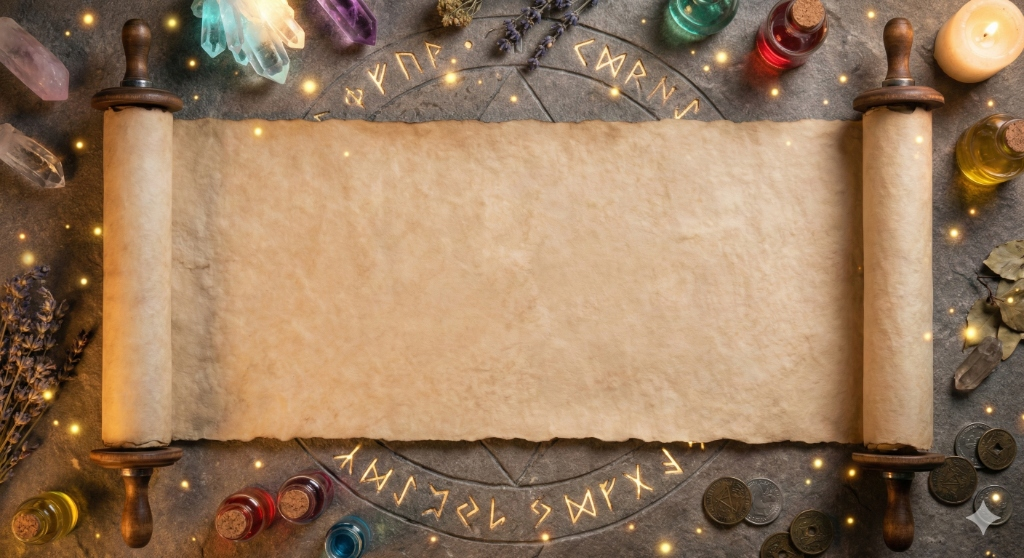
#> input picture client/src/assets/art_class_bg_onscreen.jpg, 1024 x 558 px
$ python make_transparent.py client/src/assets/art_class_bg_onscreen.jpg client/src/assets/art_class_custom_bg.jpg
#> lines starting #> are read from the running program, lines starting #| are printed output that depends on the picture; after the words box and inside, x2 and y2 are one past the last pixel; in counts of white or black regions, pixels touching at a corner belong together
from PIL import Image, ImageDraw, ImageOps
import sys
import os

def make_circle_transparent(input_path, output_path):
    try:
        img = Image.open(input_path).convert("RGBA")

        # Create a circular mask
        mask = Image.new('L', img.size, 0)
#> mask: PIL image 1024x558 L; every value is 0
        draw = ImageDraw.Draw(mask)

        # Assume the button is centered and fills the image (or most of it)
        # We'll take the minimum dimension to make a perfect circle
        w, h = img.size
#> w = 1024; h = 558
        min_dim = min(w, h)
#> min_dim = 558

        # Calculate bounding box for the circle
        # We can add a small padding if needed, or crop slightly inside to avoid edges
        # Let's crop slightly inside (98%) to avoid any border artifacts
        padding = min_dim * 0.01
#> padding = 5.58
        left = (w - min_dim) / 2 + padding
#> left = 238.6
        top = (h - min_dim) / 2 + padding
#> top = 5.58
        right = (w + min_dim) / 2 - padding
#> right = 785.4
        bottom = (h + min_dim) / 2 - padding
#> bottom = 552.4

        draw.ellipse((left, top, right, bottom), fill=255)

        # Apply the mask
        output = ImageOps.fit(img, mask.size, centering=(0.5, 0.5))
        output.putalpha(mask)
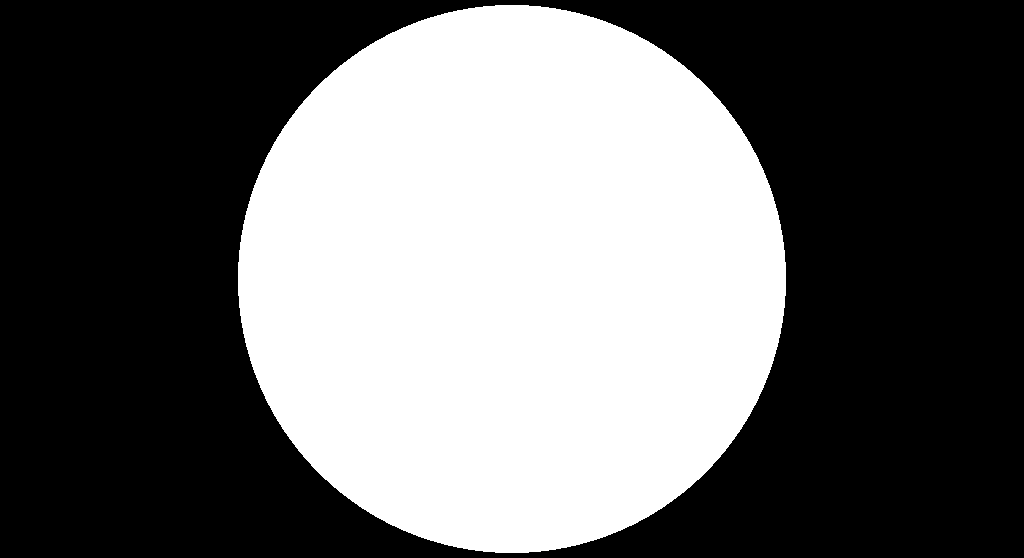
#> mask: PIL image 1024x558 L; 41.3% white; 1 white region, box (x1, y1, x2, y2) and area: (238, 5, 786, 553) 235808
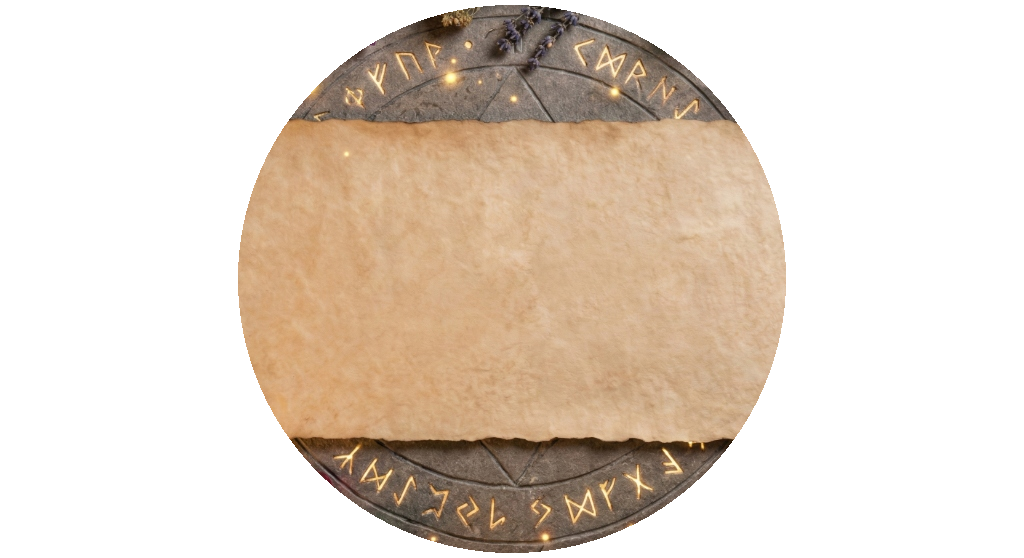
#> output: PIL image 1024x558 RGBA; mean R, G, B, A 151.5, 122.4, 94.8, 105.2; transparent parts drawn white

        # Crop to the bounding box of the circle to reduce file size and whitespace
        output = output.crop((int(left), int(top), int(right), int(bottom)))
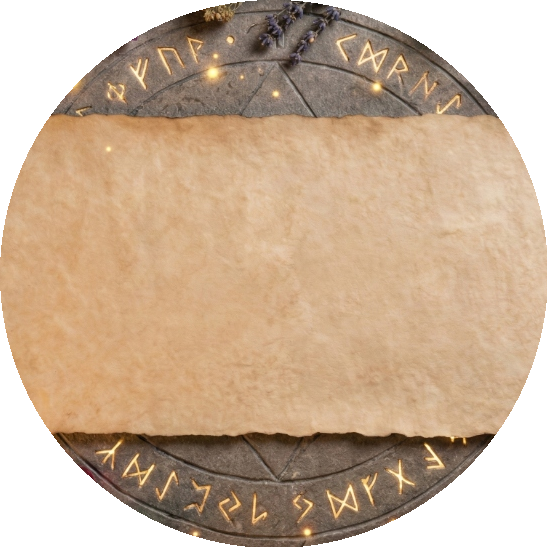
#> output: PIL image 547x547 RGBA; mean R, G, B, A 172.3, 142.4, 113.9, 200.9; transparent parts drawn white

        output.save(output_path, "PNG")
        print(f"Successfully processed {input_path} -> {output_path}")

    except Exception as e:
        print(f"Error processing {input_path}: {e}")

if __name__ == "__main__":
    if len(sys.argv) < 3:
        print("Usage: python make_transparent.py <input_path> <output_path>")
    else:
        make_circle_transparent(sys.argv[1], sys.argv[2])

$ run again, on client/src/assets/art_class_onpaper.jpg
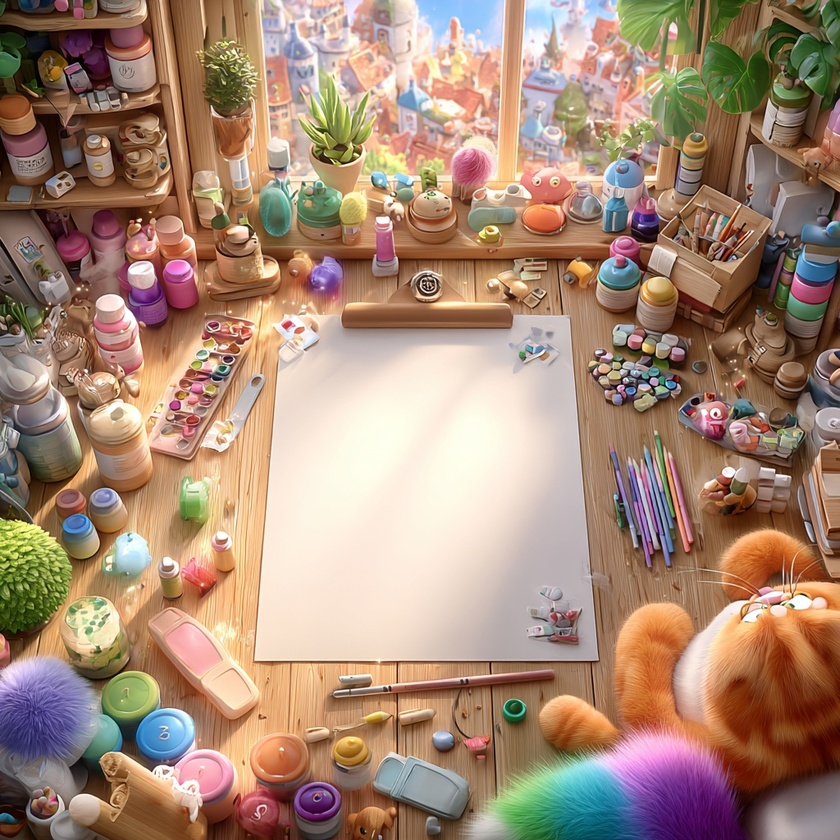
#> input picture client/src/assets/art_class_onpaper.jpg, 840 x 840 px, shrunk from 1024 x 1024 before the run
#> in make_circle_transparent, `output.putalpha(mask)`:
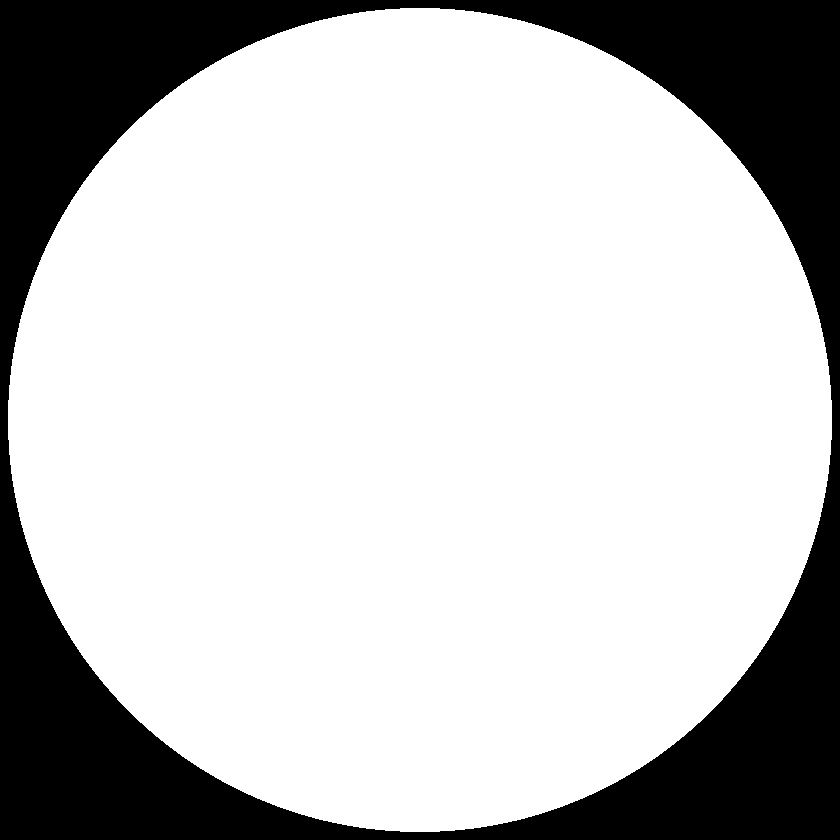
#> mask: PIL image 840x840 L; 75.6% white; 1 black region, box (x1, y1, x2, y2) and area: (0, 0, 840, 840) 172460
#> in make_circle_transparent, `output = output.crop((int(left), int(top), int(right), int(bottom)))`:
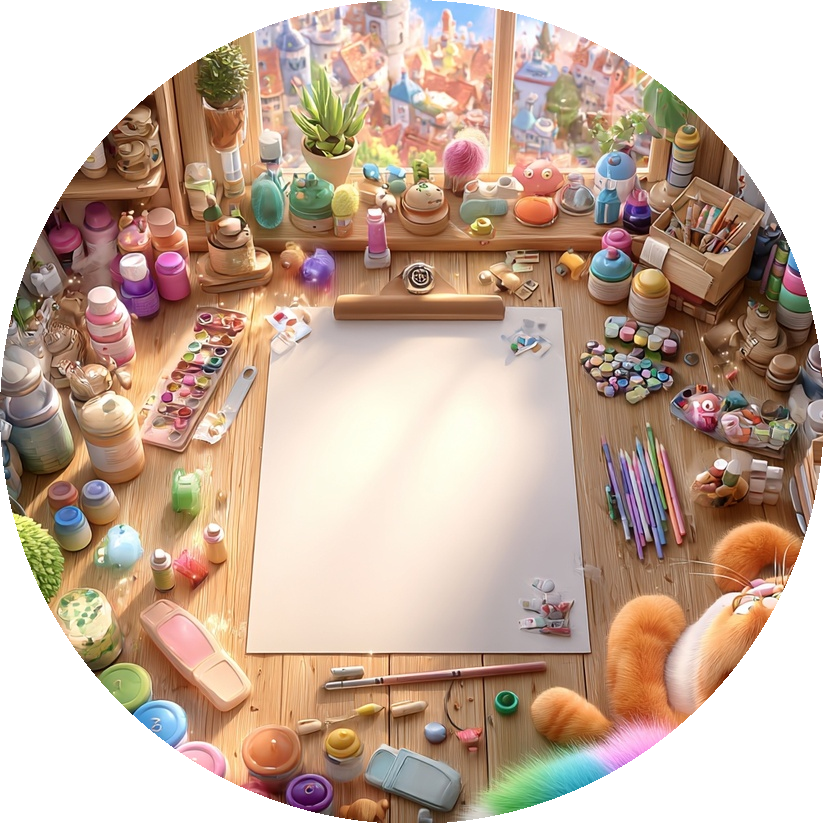
#> output: PIL image 823x823 RGBA; mean R, G, B, A 168.3, 138.5, 118.6, 200.7; transparent parts drawn white

$ run again, on client/src/assets/art_class_onscreen.jpg
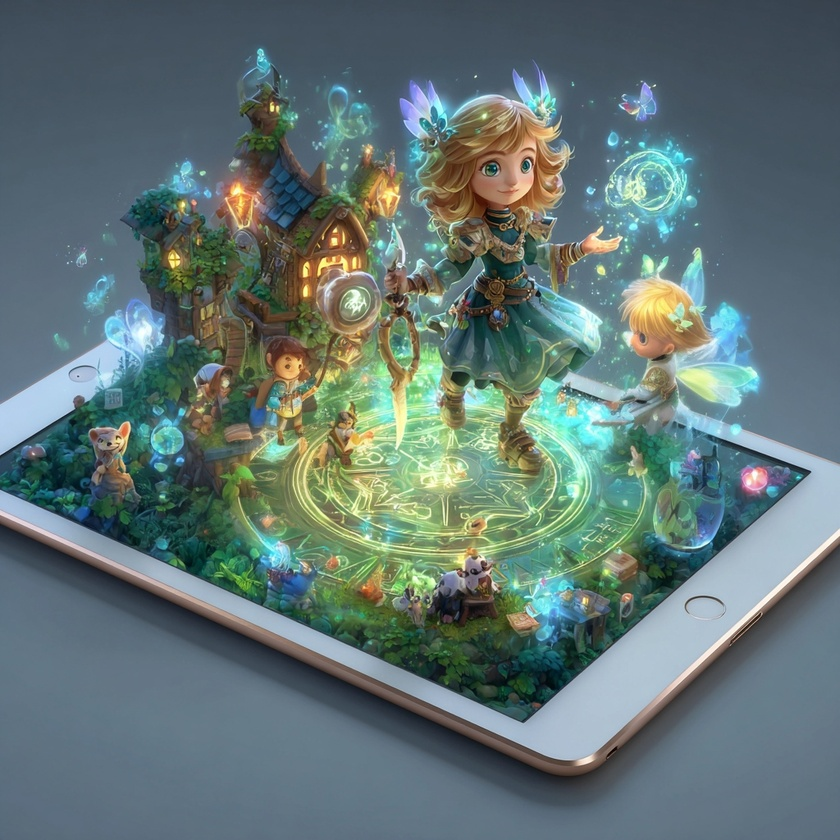
#> input picture client/src/assets/art_class_onscreen.jpg, 840 x 840 px, shrunk from 1024 x 1024 before the run
#> in make_circle_transparent, `output.putalpha(mask)`:
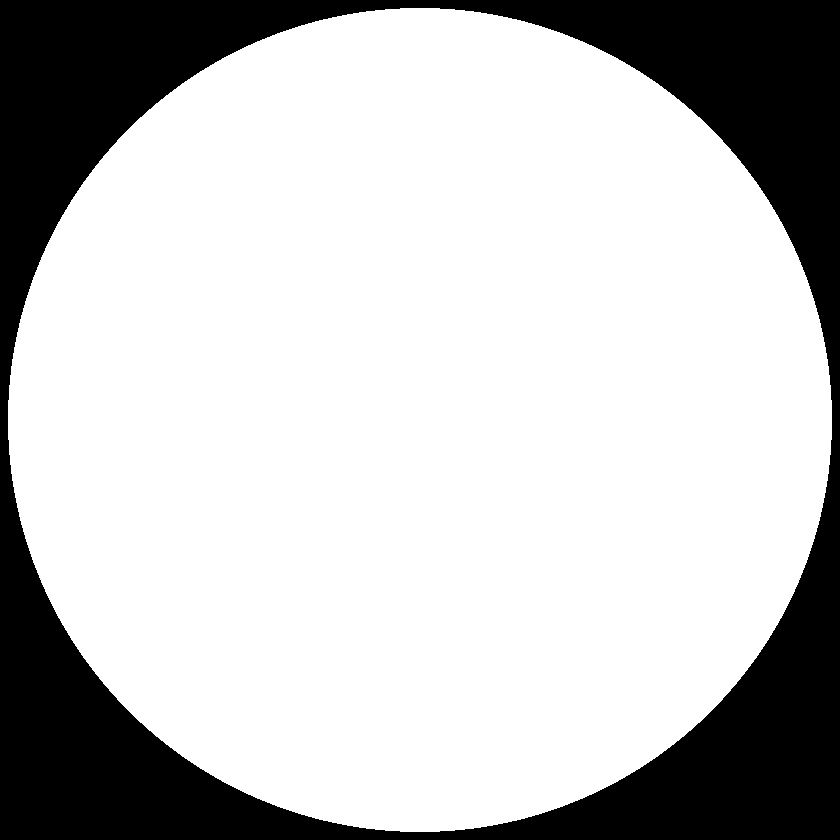
#> mask: PIL image 840x840 L; 75.6% white; 1 black region, box (x1, y1, x2, y2) and area: (0, 0, 840, 840) 172460
#> in make_circle_transparent, `output = output.crop((int(left), int(top), int(right), int(bottom)))`:
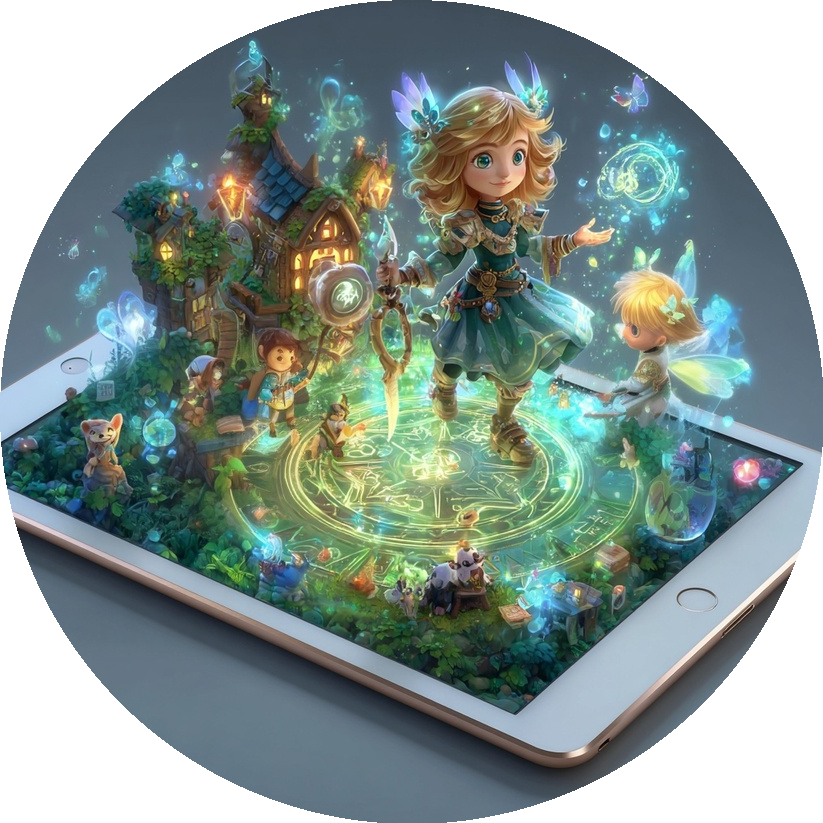
#> output: PIL image 823x823 RGBA; mean R, G, B, A 98.4, 117.9, 116.5, 200.7; transparent parts drawn white

$ run again, on client/src/assets/audio_character_right.jpg
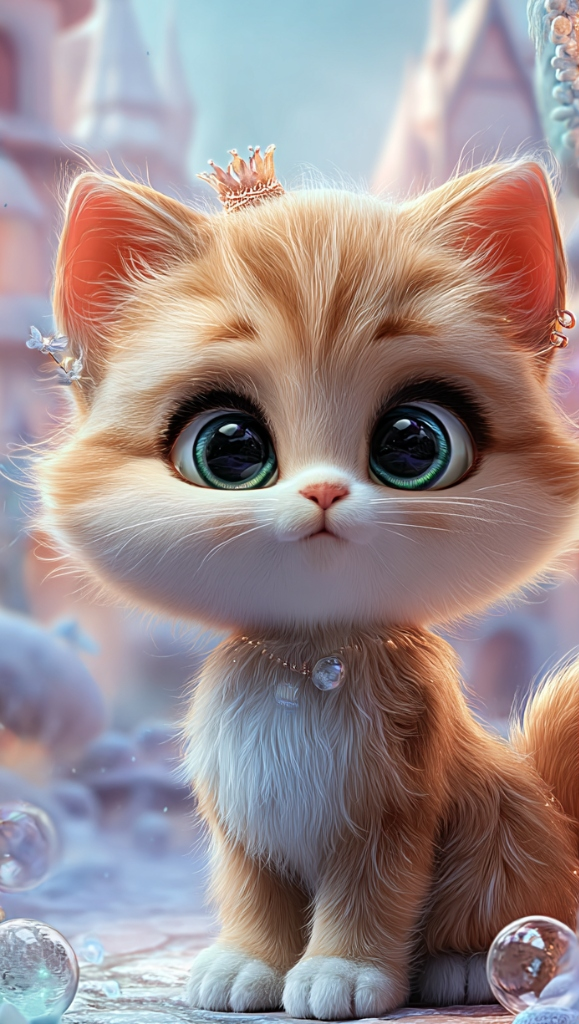
#> input picture client/src/assets/audio_character_right.jpg, 579 x 1024 px
#> in make_circle_transparent, `output.putalpha(mask)`:
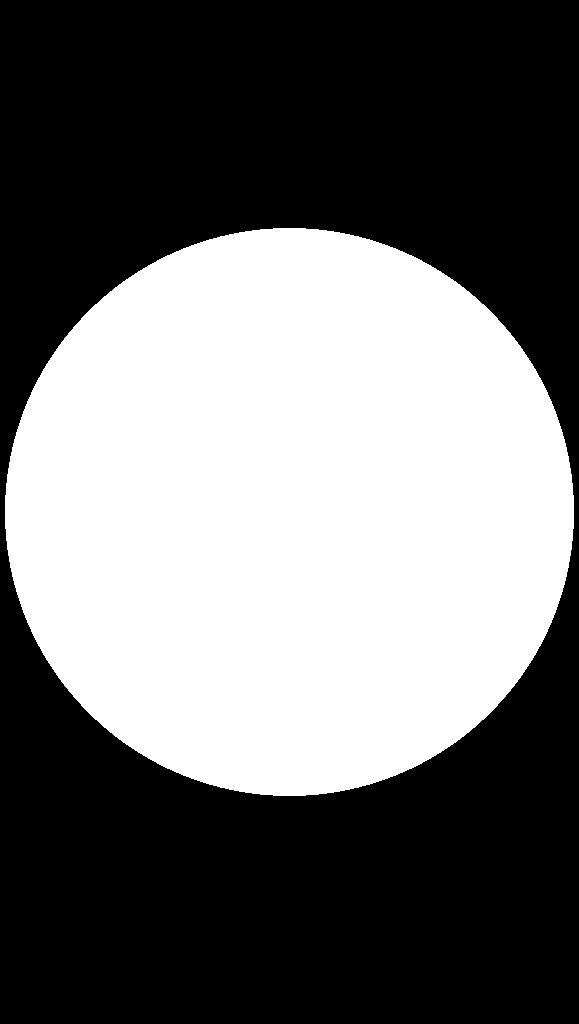
#> mask: PIL image 579x1024 L; 42.8% white; 1 white region, box (x1, y1, x2, y2) and area: (5, 228, 574, 796) 253768
#> in make_circle_transparent, `output = output.crop((int(left), int(top), int(right), int(bottom)))`:
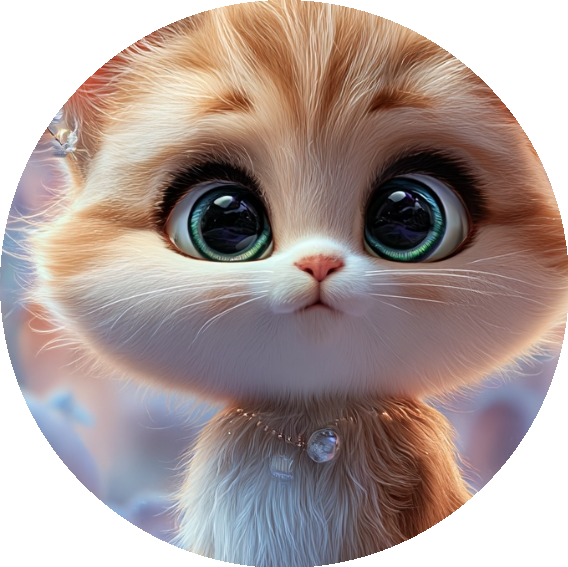
#> output: PIL image 568x567 RGBA; mean R, G, B, A 152.1, 127.7, 123.3, 200.9; transparent parts drawn white
